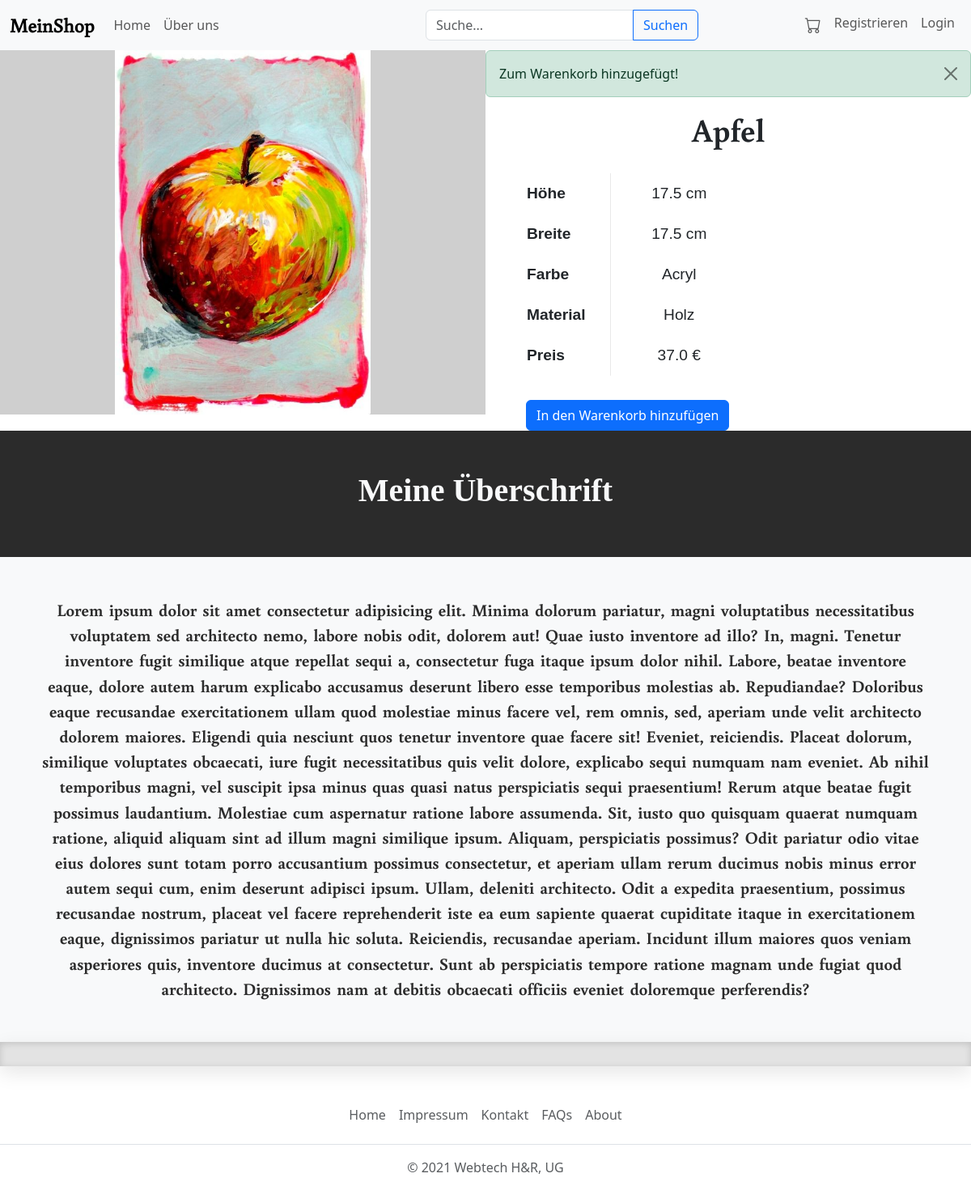
Page /product/1 on the committed database.
### myShop/models.py (models this page shows, shortened)
class Product(models.Model):
    titel = models.CharField(max_length=50)
    preis = models.FloatField()
    breite = models.FloatField()
    höhe = models.FloatField()
    farbe = models.CharField(max_length=30)
    material = models.CharField(max_length=30)
    beschreibung = models.TextField()
    datum = models.DateField(auto_now=False, auto_now_add=True)

### myShop/views.py (the view)
# urls.py: path('product/<int:pk>', views.ProductDetailView.as_view(), name='product_detail'),
class ProductDetailView(DetailView):
    model = Product
    template_name = 'product_detail.html'
    context_object_name = 'product'

### myShop/templates/product_detail.html (shortened to what this page needs)
{% extends "base.html" %}
{% load static %}
{% block head %}
<link rel="stylesheet" href="{% static "gal.css" %}">
<link rel="stylesheet" href="{% static "detailsStyle.css" %}">
{% endblock head %}
{% block content %}
<section class="productOverview">
    <div style="height: 450px; width:100%; display: inline-block;">
        <my-gallery imgs="
        {% for bild in product.images.all %}
        {{bild.image.url}} {% if not forloop.last %}, {% endif %}
        {% endfor %}
        "></my-gallery>
    </div>
    <div class="addWarenkorb">
        <div class = "alert alert-success alert-dismissible">
            Zum Warenkorb hinzugefügt!
            <button type = "button" class = "btn-close" data-bs-dismiss = "alert">
            </button>
        </div>
        <h1>{{product.titel}}</h1>
        <table>
            <tr>
                <th>Höhe</th>
                <td>{{product.höhe}} cm</td>
            </tr>
            <tr>
                <th>Breite</th>
                <td>{{product.breite}} cm</td>
            </tr>
            <tr>
                <th>Farbe</th>
                <td>{{product.farbe}}</td>
            </tr>
            <tr>
                <th>Material</th>
                <td>{{product.material}}</td>
            </tr>
            <tr>
                <th>Preis</th>
                <td>{{product.preis}} €</td>
            </tr>
        </table>
            <button id="addToCart" class="btn btn-primary" data-product-id="{{ product.id }}">In den Warenkorb hinzufügen</button>
    </div>
</section>
<section class="greyHead">
    <h1>Meine Überschrift</h1>
</section>
<section class="description">
    Lorem ipsum dolor sit amet consectetur adipisicing elit. Minima dolorum pariatur, magni voluptatibus necessitatibus voluptatem sed architecto nemo, labore nobis odit, dolorem aut! Quae iusto inventore ad illo? In, magni.
    Tenetur inventore fugit similique atque repellat sequi a, consectetur fuga itaque ipsum dolor nihil. Labore, beatae inventore eaque, dolore autem harum explicabo accusamus deserunt libero esse temporibus molestias ab. Repudiandae?
    Doloribus eaque recusandae exercitationem ullam quod molestiae minus facere vel, rem omnis, sed, aperiam unde velit architecto dolorem maiores. Eligendi quia nesciunt quos tenetur inventore quae facere sit! Eveniet, reiciendis.
    Placeat dolorum, similique voluptates obcaecati, iure fugit necessitatibus quis velit dolore, explicabo sequi numquam nam eveniet. Ab nihil temporibus magni, vel suscipit ipsa minus quas quasi natus perspiciatis sequi praesentium!
    Rerum atque beatae fugit possimus laudantium. Molestiae cum aspernatur ratione labore assumenda. Sit, iusto quo quisquam quaerat numquam ratione, aliquid aliquam sint ad illum magni similique ipsum. Aliquam, perspiciatis possimus?
    Odit pariatur odio vitae eius dolores sunt totam porro accusantium possimus consectetur, et aperiam ullam rerum ducimus nobis minus error autem sequi cum, enim deserunt adipisci ipsum. Ullam, deleniti architecto.
    Odit a expedita praesentium, possimus recusandae nostrum, placeat vel facere reprehenderit iste ea eum sapiente quaerat cupiditate itaque in exercitationem eaque, dignissimos pariatur ut nulla hic soluta. Reiciendis, recusandae aperiam.
    Incidunt illum maiores quos veniam asperiores quis, inventore ducimus at consectetur. Sunt ab perspiciatis tempore ratione magnam unde fugiat quod architecto. Dignissimos nam at debitis obcaecati officiis eveniet doloremque perferendis?
</section>
{% endblock content %}

### myShop/static/style.css (style rules this page uses)
.greyHead h1 { font-family: 'HenriDidot'; text-align: center; font-weight: bold; }
.greyHead { background-color: #2b2b2b; color: #f8f9fa; width: 100%; padding: 50px; }
body { background-color: #ffffff; }

### myShop/static/gal.css (style rules this page uses)
:root { --galWidthAnim: 0px; }
* { box-sizing: border-box; margin: 0; }
my-gallery { width: 100%; }

### myShop/static/detailsStyle.css (style rules this page uses)
.greyHead h1 { font-family: 'HenriDidot'; text-align: center; font-weight: bold; }
.description { font-family: 'Buenard-Bold'; text-align: center; background-color: #f8f9fa; color: #2b2b2b; width: 100%; padding: 50px; min-height: 500px; font-size: 1.3em; word-spacing: 3px; }
.greyHead { background-color: #2b2b2b; color: #f8f9fa; width: 100%; padding: 50px; }
.productOverview { display: grid; grid-template-columns: repeat(auto-fit, minmax(400px, 1fr)); }
.addWarenkorb { width: 100%; height: 100%; }
.addWarenkorb h1 { text-align: center; font-family: Buenard-Bold; }
.addWarenkorb table { margin: 30px 50px; font-size: 1.2em; }
.addWarenkorb table tr { height: 50px; }
.addWarenkorb table th { padding-right: 30px; font-family: Arial; border-right: 1px solid #e9e9e9; text-align: left; }
.addWarenkorb table td { font-family: Arial; width: 170px; text-align: center; }
.addWarenkorb button { margin-left: 50px; }

### rows in the picture
Product: titel "Apfel", höhe "17.5", breite "17.5", farbe "Acryl", material "Holz", preis "37.0"
